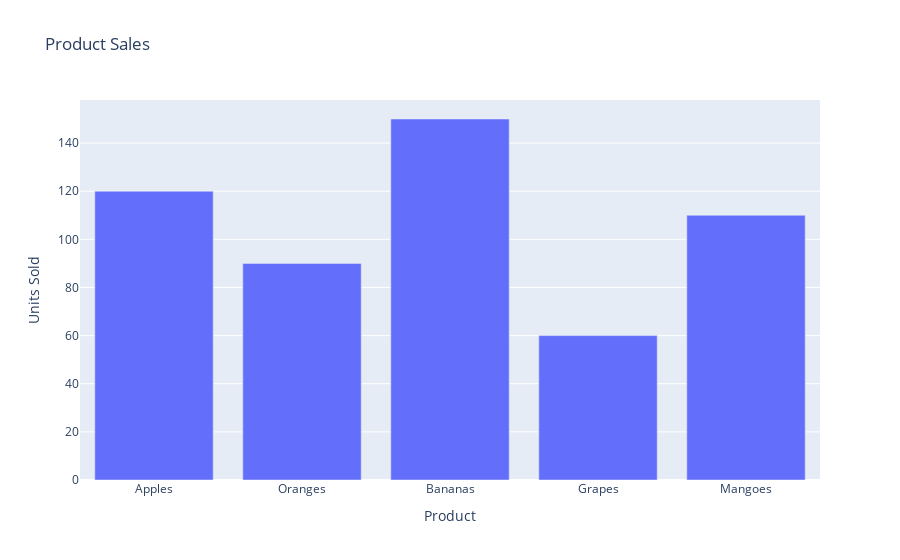

Write notebook code for a chart like this one.
### Markdown cell above
### Generate a bar plot using Plotly

### Code cell
import plotly.graph_objects as go
products = ['Apples', 'Oranges', 'Bananas', 'Grapes', 'Mangoes']
sales = [120, 90, 150, 60, 110]
fig = go.Figure(data=[
    go.Bar(x=products, y=sales)])
fig.update_layout(
    title='Product Sales',
    xaxis_title='Product',
    yaxis_title='Units Sold')
fig.show()

### Figure 1 — Plotly figure (JSON) as saved in the notebook; plotly's stock layout.template omitted (floating-point values rounded to 4 significant figures)
{"data": [{"type": "bar", "x": ["Apples", "Oranges", "Bananas", "Grapes", "Mangoes"], "y": [120, 90, 150, 60, 110]}], "layout": {"title": {"text": "Product Sales"}, "xaxis": {"title": {"text": "Product"}}, "yaxis": {"title": {"text": "Units Sold"}}}}
